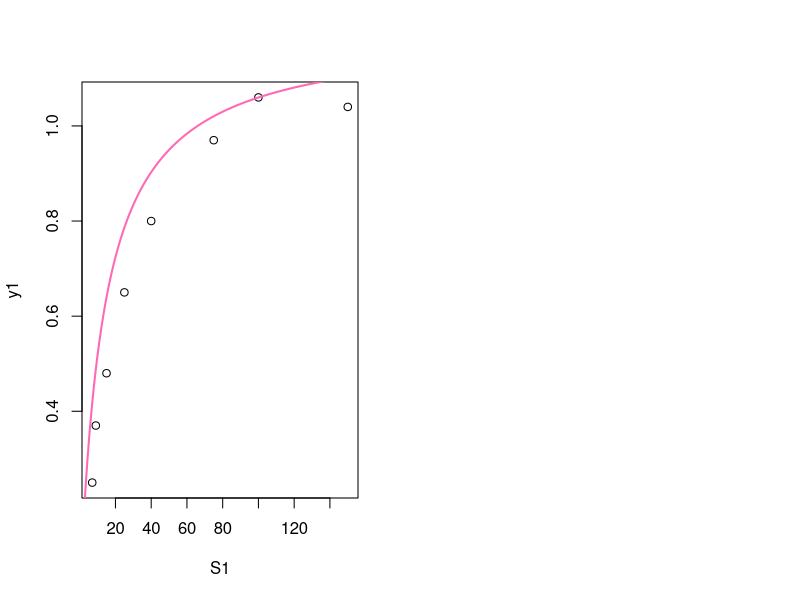
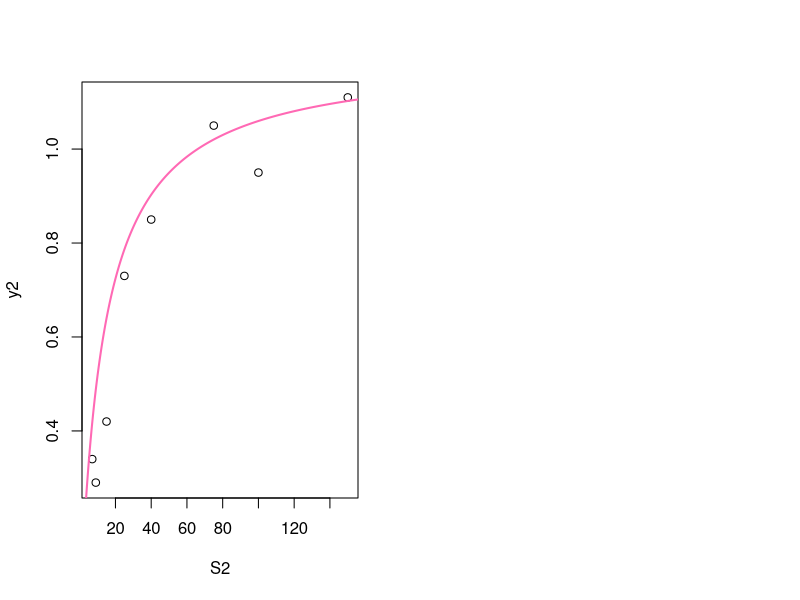

Here is the R script that generated these plots, in order:
# ______For reactor 1________

# Reading the file as a dataframe, including the headers
DF <- read.table('Monod.txt', header = TRUE)
par(mfrow = c(1,2))

# Transformed the original model into a model that is linear with respect to some new parameters
# Making the equation linear, by multiplying with the denominator
# Had some issues with decimals in the dataset, changed them as '.' instead of ','
x1 <- DF$y1
x2 <- (DF$S1)*(DF$y1)
y <-  DF$S1

# We have no intercept so using -1
model <- lm(y~x1+x2-1)

b_1 <- coefficients(model)[1]
b_2 <- coefficients(model)[2]

theta_1 <- 1 / b_2
theta_2 <- b_1 / (1 / b_2)

# make sure the length  of seqc and y_model and match when deciding the sequence
seqc <- seq(0, 165, 0.5)
y_model <- (theta_1*seqc)/(theta_2+seqc)
with(DF, plot(S1,y1))
lines(seqc,y_model,col='hotpink',lwd=2)

# ______For reactor 2________

# Reading the file as a dataframe, including the headers
DF <- read.table('Monod.txt', header = TRUE)
par(mfrow = c(1,2))


# Making the equation linear, by multiplying with the denominator
# Had some issues with decimals, changes them as '.' instead of ','
x1_2 <- DF$y2
x2_2 <- (DF$S2)*(DF$y2)
y_2 <-  DF$S2

# We have no intercept so using -1
model <- lm(y~x1+x2-1)

b_1_2 <- coefficients(model)[1]
b_2_2 <- coefficients(model)[2]

theta_1_2 <- 1 / b_2_2
theta_2_2 <- b_1_2 / (1 / b_2_2)

# make sure the length  of seqc and y_model and match when deciding the sequence
seqc_2 <- seq.int(0, 165, .5)
y_model_2 <- (theta_1_2*seqc_2)/(theta_2_2+seqc_2)
with(DF, plot(S2,y2))
lines(seqc_2,y_model_2,col='hotpink',lwd=2)

# The goodness of fit can have a hypothesis that:
# H0: the model fits 
# H1: the model does not fit
# It compares the observed values to the expected fitted values.
# Inorder to obtain this we would have to conduct the chi square goodness of fit
# But by observing the graph we could see that reactor 2 has the best fit model, as it shows lesser residual error.
